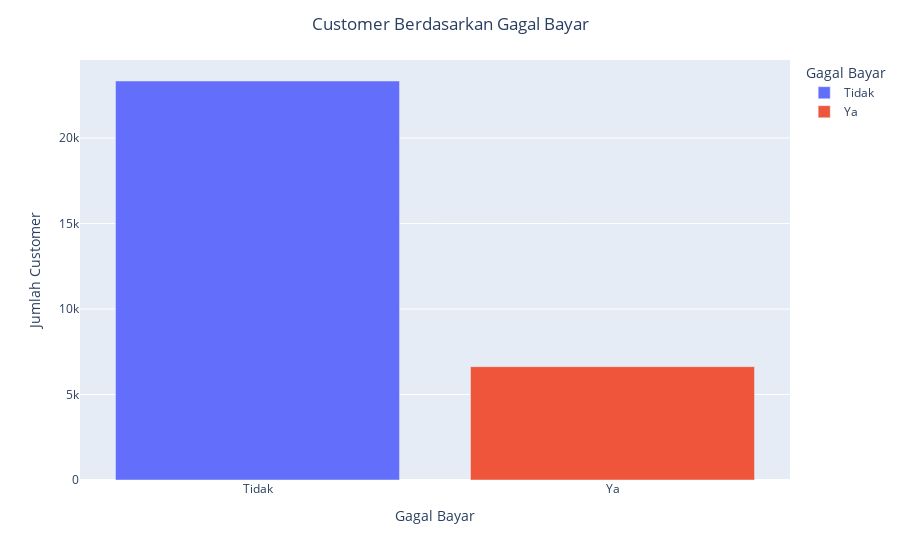

Notebook code for this chart:
### Markdown cell above
**Terdapat 29965 data customer**. Bagaimana dengan profilnya? Pertama, mari cek bagaimana pembagian **customer berdasarkan status gagal bayarnya**.

### Code cell
target_counts = credit_default['default payment next month'].value_counts()

data = {'Target': target_counts.index, 'Count': target_counts.values}
target_counts = pd.DataFrame(data)
target_counts['Target'] = target_counts['Target'].map({0: 'Tidak', 1: 'Ya'})

px.bar(target_counts, x='Target', y='Count', color='Target', labels={'Count': 'Jumlah Customer', 'Target': 'Gagal Bayar'})\
    .update_layout(xaxis_tickformat=',d')\
    .update_layout(title='Customer Berdasarkan Gagal Bayar', title_x=0.5)\
    .show()

### Figure 1 — Plotly figure (JSON) as saved in the notebook; plotly's stock layout.template omitted (floating-point values rounded to 4 significant figures)
{"data": [{"alignmentgroup": "True", "hovertemplate": "Gagal Bayar=%{x}<br>Jumlah Customer=%{y}<extra></extra>", "legendgroup": "Tidak", "marker": {"color": "#636efa", "pattern": {"shape": ""}}, "name": "Tidak", "offsetgroup": "Tidak", "orientation": "v", "showlegend": true, "textposition": "auto", "type": "bar", "x": ["Tidak"], "xaxis": "x", "y": [23335], "yaxis": "y"}, {"alignmentgroup": "True", "hovertemplate": "Gagal Bayar=%{x}<br>Jumlah Customer=%{y}<extra></extra>", "legendgroup": "Ya", "marker": {"color": "#EF553B", "pattern": {"shape": ""}}, "name": "Ya", "offsetgroup": "Ya", "orientation": "v", "showlegend": true, "textposition": "auto", "type": "bar", "x": ["Ya"], "xaxis": "x", "y": [6630], "yaxis": "y"}], "layout": {"barmode": "relative", "legend": {"title": {"text": "Gagal Bayar"}, "tracegroupgap": 0}, "margin": {"t": 60}, "title": {"text": "Customer Berdasarkan Gagal Bayar", "x": 0.5}, "xaxis": {"anchor": "y", "categoryarray": ["Tidak", "Ya"], "categoryorder": "array", "domain": [0, 1], "tickformat": ",d", "title": {"text": "Gagal Bayar"}}, "yaxis": {"anchor": "x", "domain": [0, 1], "title": {"text": "Jumlah Customer"}}}}
